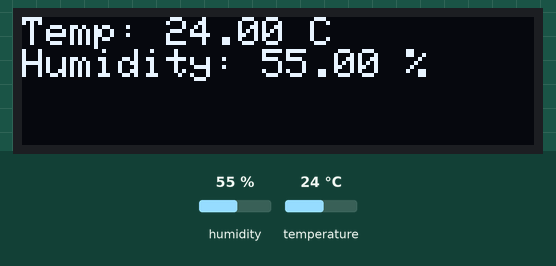
This sketch was run on a simulated ESP8266 (NodeMCU). Parts: 128×32 one-colour display. The inputs (shaded band) are chosen by the test bench; at power-on: humidity 55 %, temperature 24 °C.

Above: at 3.2 s.
3.3 s: humidity set to 22 %
At 5.2 s:
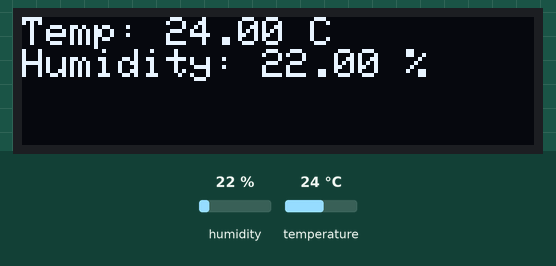
6.0 s: temperature set to 12 °C
At 6.8 s:
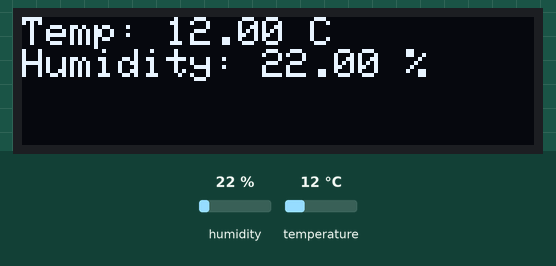
8.7 s: humidity set to 40 %
At 11.3 s:
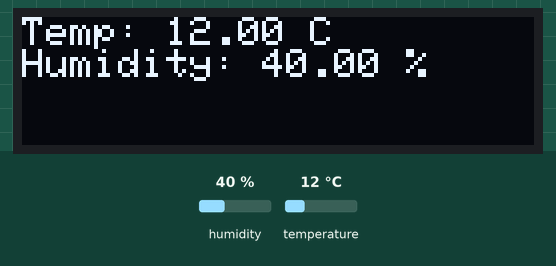
11.7 s: temperature set to 19 °C
At 12.9 s:
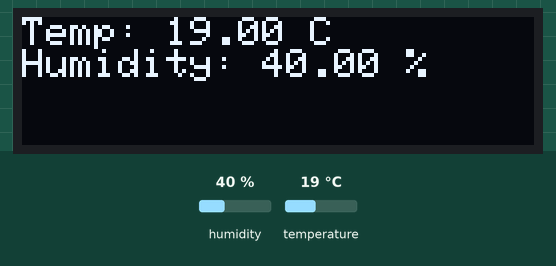
Timing chart, 0 to 14.7 s (numbered marks = the images above; inputs shaded):
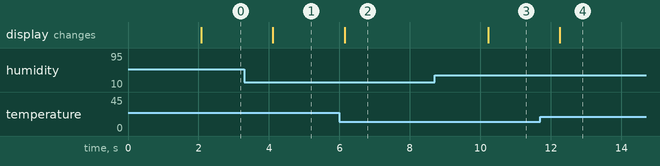

The sketch:

Display_with_Weather.ino
```cpp
// Libraries for I2C communication and the OLED display
#include <Wire.h>
#include <Adafruit_GFX.h>
#include <Adafruit_SSD1306.h>

// Libraries for the DHT11 Temperature and Humidity sensor
#include <Adafruit_Sensor.h>
#include <DHT.h>

// --- Pin Definitions ---
// For OLED Display (I2C)
#define OLED_SDA D2 // GPIO4
#define OLED_SCL D1 // GPIO5

// For DHT11 Sensor (from Experiment 3)
#define DHTPIN D4 // GPIO2
#define DHTTYPE DHT11

// --- OLED Display Setup ---
#define SCREEN_WIDTH 128 // OLED display width, in pixels
#define SCREEN_HEIGHT 32 // OLED display height, in pixels
#define OLED_RESET -1    // Reset pin # (or -1 if sharing Arduino reset pin)

Adafruit_SSD1306 display(SCREEN_WIDTH, SCREEN_HEIGHT, &Wire, OLED_RESET);

// --- DHT Sensor Setup ---
DHT dht(DHTPIN, DHTTYPE);

void setup() {
  Serial.begin(9600);

  // Initialize DHT sensor
  dht.begin();

  // Initialize OLED display
  // The begin function requires the I2C address. 0x3C is the most common address for these displays.
  if(!display.begin(SSD1306_SWITCHCAPVCC, 0x3C)) {
    Serial.println(F("SSD1306 allocation failed"));
    for(;;); // Don't proceed, loop forever
  }

  // Show a startup message on the OLED
  display.clearDisplay();
  display.setTextSize(1);
  display.setTextColor(SSD1306_WHITE);
  display.setCursor(0,0);
  display.println("Weather Station");
  display.println("Starting up...");
  display.display();
  delay(2000);
}

void loop() {
  // Read Temperature and Humidity
  float h = dht.readHumidity();
  float t = dht.readTemperature();

  // Clear the display buffer
  display.clearDisplay();

  // Set text properties
  display.setTextSize(1);
  display.setTextColor(SSD1306_WHITE);
  display.setCursor(0, 0);

  // Check if sensor reading was successful
  if (isnan(h) || isnan(t)) {
    display.println("Failed to read");
    display.println("from DHT sensor!");
  } else {
    // Display Temperature
    display.print("Temp: ");
    display.print(t);
    display.println(" C");

    // Display Humidity on the next line
    display.print("Humidity: ");
    display.print(h);
    display.println(" %");
  }

  // Push data from the buffer to the screen
  display.display();

  // Wait 2 seconds before the next reading
  delay(2000);
}
```

Measured:
- after the input at 3.3 s, the display: changes after 0.81 s (image 1)
- after the input at 6.0 s, the display: changes after 0.15 s (image 2)
- after the input at 8.7 s, the display: changes after 1.5 s (image 3)
- after the input at 11.7 s, the display: changes after 0.56 s (image 4)
